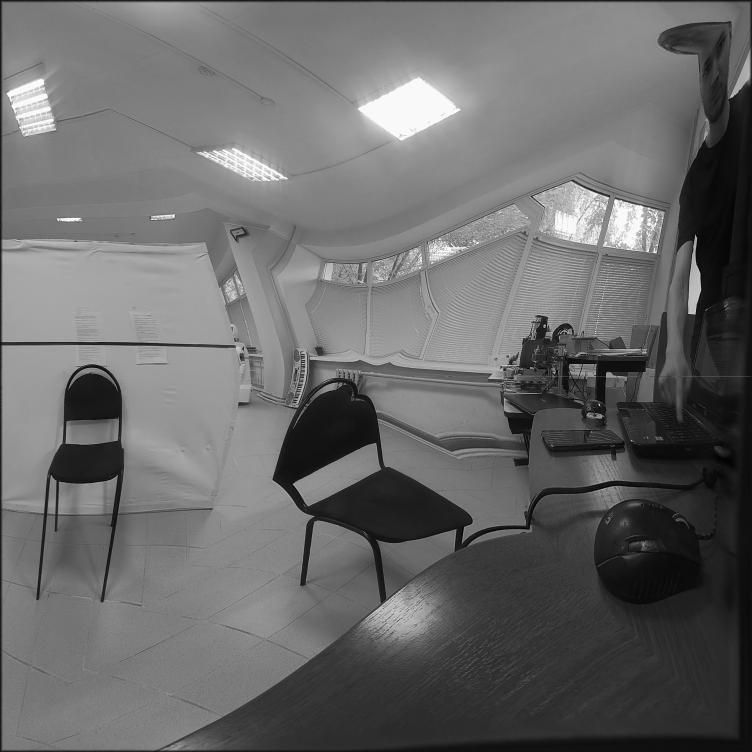
#> input picture img/New11.jpg, 3008 x 3008 px (shown at 1/4 size)
$ python stitch.py --first img/New11.jpg --second img/New22.jpg
#> lines starting #> are read from the running program, lines starting #| are printed output that depends on the picture; long printed decimals are rounded
### panorama.py
# import the necessary packages
import numpy as np
import imutils
import cv2

class Stitcher:
	def __init__(self):
		# determine if we are using OpenCV v3.X
		self.isv3 = imutils.is_cv3()

	def stitch(self, images, ratio=0.75, reprojThresh=4.0,
		showMatches=False):
		# unpack the images, then detect keypoints and extract
		# local invariant descriptors from them
		(imageB, imageA) = images
		(kpsA, featuresA) = self.detectAndDescribe(imageA)
		(kpsB, featuresB) = self.detectAndDescribe(imageB)
		# match features between the two images
		M = self.matchKeypoints(kpsA, kpsB,
			featuresA, featuresB, ratio, reprojThresh)

		# if the match is None, then there aren't enough matched
		# keypoints to create a panorama
		if M is None:
			return None

		# otherwise, apply a perspective warp to stitch the images
		# together
		(matches, H, status) = M
		result = cv2.warpPerspective(imageA, H,
			(imageA.shape[1] + imageB.shape[1], imageA.shape[0]))
		#result1 = cv2.warpPerspective(imageB, H,
		#	(imageA.shape[1] + imageB.shape[1], imageA.shape[0]))
		#cv2.imwrite("resultleft.jpg",result1)
		result[0:imageB.shape[0], 0:imageB.shape[1]] = imageB

		# check to see if the keypoint matches should be visualized
		if showMatches:
			vis = self.drawMatches(imageA, imageB, kpsA, kpsB, matches,
				status)

			# return a tuple of the stitched image and the
			# visualization
			return (result, vis)

		# return the stitched image
		return result

	def detectAndDescribe(self, image):
		# convert the image to grayscale
		gray = cv2.cvtColor(image, cv2.COLOR_BGR2GRAY)

		# check to see if we are using OpenCV 3.X
		#if self.isv3:
			# detect and extract features from the image

		"""
		descriptor = cv2.xfeatures2d.SIFT_create()
		(kps, features) = descriptor.detectAndCompute(image, None)
		"""

		orb = cv2.ORB_create()
		kps = orb.detect(image,None)
		kps, des = orb.compute(image,	kps)

		# otherwise, we are using OpenCV 2.4.X
		"""else:
			# detect keypoints in the image
			detector = cv2.FeatureDetector_create("SIFT")
			kps = detector.detect(gray)

			# extract features from the image
			extractor = cv2.DescriptorExtractor_create("SIFT")
			(kps, features) = extractor.compute(gray, kps)"""

		# convert the keypoints from KeyPoint objects to NumPy
		# arrays
		kps = np.float32([kp.pt for kp in kps])

		# return a tuple of keypoints and features
		return (kps, des)

	def matchKeypoints(self, kpsA, kpsB, featuresA, featuresB,
		ratio, reprojThresh):
		# compute the raw matches and initialize the list of actual
		# matches
		matcher = cv2.DescriptorMatcher_create("BruteForce")
		# [4 lines of commented-out code are left out]
		rawMatches = matcher.knnMatch(featuresA, featuresB, 2)
		matches = []

		# loop over the raw matches
		for m in rawMatches:
			# ensure the distance is within a certain ratio of each
			# other (i.e. Lowe's ratio test)
			if len(m) == 2 and m[0].distance < m[1].distance * ratio:
				matches.append((m[0].trainIdx, m[0].queryIdx))

		# computing a homography requires at least 4 matches
		if len(matches) > 4:
			# construct the two sets of points
			ptsA = np.float32([kpsA[i] for (_, i) in matches])
			ptsB = np.float32([kpsB[i] for (i, _) in matches])
			print(ptsA.dtype)
			print([kpsA[i] for (_, i) in matches])
			"""
			ptsB1 = np.float32([[2391.,1128.91],
			[2389.55,1326.73],
			[2502.47,1329.77],
			[2535.24,1495.66],
			[2588.34,1548.62],
			[2605.74,1446.40],
			[2661.89,1562.11],
			[2716.22,1593.61]]
			)
			ptsA1 = np.float32([[228.39,1187.70],
			[193.46,1402.63],
			[297.11,1413.44],
			[331.80,1576.22],
			[396.83,1626.58],
			[409.86,1522.65],
			[454.,1640.16],
			[525.89,1654.61]]
			)
			(H, status) = cv2.findHomography(ptsA1, ptsB1, cv2.RANSAC,
				reprojThresh)
			"""

			"""
			#NEW1-NEW2
			ptsB1 = np.float32([[2630.98,1543.13],
			[2520.20,1864.71],
			[2669.92,1494.41],
			[2657.72,1582.19],
			[2711.66,1553.72],
			[2711.92,1596.90]]
			)
			ptsA1 = np.float32([[295.09,1431.09],
			[232.92,1768.44],
			[334.72,1382.70],
			[322.10,1470.10],
			[384.59,1441.63],
			[385.10,1483.37]]
			)
			(H, status) = cv2.findHomography(ptsA1, ptsB1, cv2.RANSAC,
				reprojThresh)
			"""
			#print("ptsA1",ptsA1)
			print("ptsA ",ptsA)
			print("ptsAlen ",len(ptsA))
			print("ptsB ",ptsB)
			# compute the homography between the two sets of points
			(H, status) = cv2.findHomography(ptsA, ptsB, cv2.RANSAC,
				reprojThresh)


			# return the matches along with the homograpy matrix
			# and status of each matched point
			print("matches ",matches)
			print("status ",status)
			print("H ",H)
			return (matches, H, status)

		# otherwise, no homograpy could be computed
		print(len(matches))
		print("RLY?")
		return None

	def drawMatches(self, imageA, imageB, kpsA, kpsB, matches, status):
		# initialize the output visualization image
		(hA, wA) = imageA.shape[:2]
		(hB, wB) = imageB.shape[:2]
		vis = np.zeros((max(hA, hB), wA + wB, 3), dtype="uint8")
		vis[0:hA, 0:wA] = imageA
		vis[0:hB, wA:] = imageB

		# loop over the matches
		for ((trainIdx, queryIdx), s) in zip(matches, status):
			# only process the match if the keypoint was successfully
			# matched
			if s == 1:
				# draw the match
				ptA = (int(kpsA[queryIdx][0]), int(kpsA[queryIdx][1]))
				ptB = (int(kpsB[trainIdx][0]) + wA, int(kpsB[trainIdx][1]))
				cv2.line(vis, ptA, ptB, (0, 255, 0), 1)

		# return the visualization
		return vis

### stitch.py
# import the necessary packages
from panorama import Stitcher
import argparse
import imutils
import cv2

# construct the argument parse and parse the arguments
ap = argparse.ArgumentParser()
ap.add_argument("-f", "--first", required=True,
	help="path to the first image")
ap.add_argument("-s", "--second", required=True,
	help="path to the second image")
args = vars(ap.parse_args())

# load the two images and resize them to have a width of 400 pixels
# (for faster processing)
imageA = cv2.imread(args["first"])
#> imageA is the input picture: shape (3008, 3008, 3); min 0, max 255, mean 105.6
imageB = cv2.imread(args["second"])
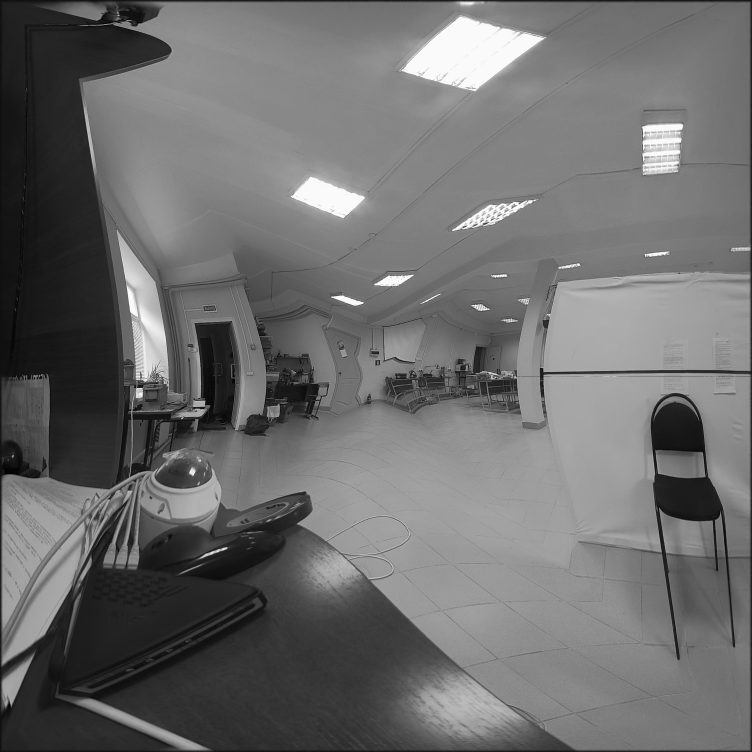
#> input picture img/New22.jpg, 3008 x 3008 px (shown at 1/4 size)
#> imageB is the input picture: shape (3008, 3008, 3); min 0, max 255, mean 109

#imageA = imutils.resize(imageA, width=400)
#imageB = imutils.resize(imageB, width=400)

cv2.imwrite("imgA.jpg",imageA)
cv2.imwrite("imgB.jpg",imageB)

# stitch the images together to create a panorama
stitcher = Stitcher()
(result, vis) = stitcher.stitch([imageA, imageB], showMatches=True)
#> in detectAndDescribe, `kps = orb.detect(image,None)`: kps = 500 keypoints; strongest (x, y, size): (568, 1553, 31), (1989, 1497, 31), (563, 1490, 37.2), (548, 1549, 37.2)
#> in detectAndDescribe, `kps = np.float32([kp.pt for kp in kps])`: kps = 500 pairs, first value 475.2 to 2726.8, second value 60.48 to 2192.2
#> in stitch, `(kpsA, featuresA) = self.detectAndDescribe(imageA)`: kpsA has the same summary as kps in detectAndDescribe
#> in detectAndDescribe (call 2), `kps = orb.detect(image,None)`: kps = 500 keypoints; strongest (x, y, size): (2780, 1257, 31), (2753, 1253, 31), (2394, 1617, 31), (2022, 1557, 31)
#> in stitch, `(kpsB, featuresB) = self.detectAndDescribe(imageB)`: kpsB = 500 pairs, first value 206 to 2782.8, second value 781.1 to 2120
#> in matchKeypoints, `rawMatches = matcher.knnMatch(featuresA, featuresB, 2)`: rawMatches = 500 matches
#> after the loop in matchKeypoints, `for m in rawMatches:`: matches = [(422, 129), (453, 144), (481, 168), (481, 253), (404, 285), (353, 298), (458, 419), (345, 457), (321, 484)]
#> in matchKeypoints, `ptsA = np.float32([kpsA[i] for (_, i) in matches])`: ptsA = [[1809.6, 921.6], [2174.4, 1486.8], [1981.2, 1108.8], [1981.4, 1108.8], [2581.6, 1017.8], [2315.5, 1054.1], [2580.4, 1017.7], [1887.1, 1221.3], [1444, 1211.1]]
#> in matchKeypoints, `ptsB = np.float32([kpsB[i] for (i, _) in matches])`: ptsB = [[696.7, 861], [2460.5, 800.2], [2777, 1250.5], [2777, 1250.5], [231.4, 875.9], [696.7, 860.5], [229.9, 874.9], [230.2, 875.1], [2782.1, 941.8]]
#| float32
#> (printed output is left out)
#| ptsA  [[1809.6001   921.600]
#|  [2174.4001  1486.8    ]
#|  [1981.2001  1108.8    ]
#|  [1981.4401  1108.8    ]
#|  [2581.6323  1017.7921 ]
#|  [2315.5203  1054.0801 ]
#|  [2580.3884  1017.723]
#|  [1887.1423  1221.2678 ]
#|  [1444.0223  1211.1155 ]]
#| ptsAlen  9
#| ptsB  [[ 696.730  860.9589 ]
#|  [2460.4514   800.2439 ]
#|  [2776.9658  1250.5305 ]
#|  [2776.9658  1250.5305 ]
#|  [ 231.414  875.889]
#|  [ 696.7297   860.5441 ]
#|  [ 229.921  874.894]
#|  [ 230.170  875.0593 ]
#|  [2782.0803   941.7601 ]]
#> in matchKeypoints, `(H, status) = cv2.findHomography(ptsA, ptsB, cv2.RANSAC, reprojThresh)`: H = [[-0.0784, -0.109, 246.6], [-0.287, -0.379, 874.8], [-0.000328, -0.000434, 1]]; status = [1, 0, 0, 0, 1, 0, 1, 1, 1]
#| matches  [(422, 129), (453, 144), (481, 168), (481, 253), (404, 285), (353, 298), (458, 419), (345, 457), (321, 484)]
#| status  [[1]
#|  [0]
#|  [0]
#|  [0]
#|  [1]
#|  [0]
#|  [1]
#|  [1]
#|  [1]]
#| H  [[-7.83645601e-02 -1.08927565e-01  2.46560696e+02]
#|  [-2.87153297e-01 -3.79497261e-01  8.74770645e+02]
#|  [-3.28078580e-04 -4.34076218e-04  1.00000000e+00]]
#> in stitch, `M = self.matchKeypoints(kpsA, kpsB, featuresA, featuresB, ratio, repro..`: M = ([(422, 129), (453, 144), (481, 168), (481, 253), (404, 285), (353, 298), (458, 419), (345, 457), (321, 484)], [[-0.0784, -0.109, 246.6], [-0.287, -0.379, 874.8], [-0.000328, -0.000434, 1]], [1, 0, 0, 0, 1, 0, 1, 1, 1])
#> in stitch, `(matches, H, status) = M`: status = [1, 0, 0, 0, 1, 0, 1, 1, 1]
#> in stitch, `result = cv2.warpPerspective(imageA, H, (imageA.shape[1] + imageB.shap..`:
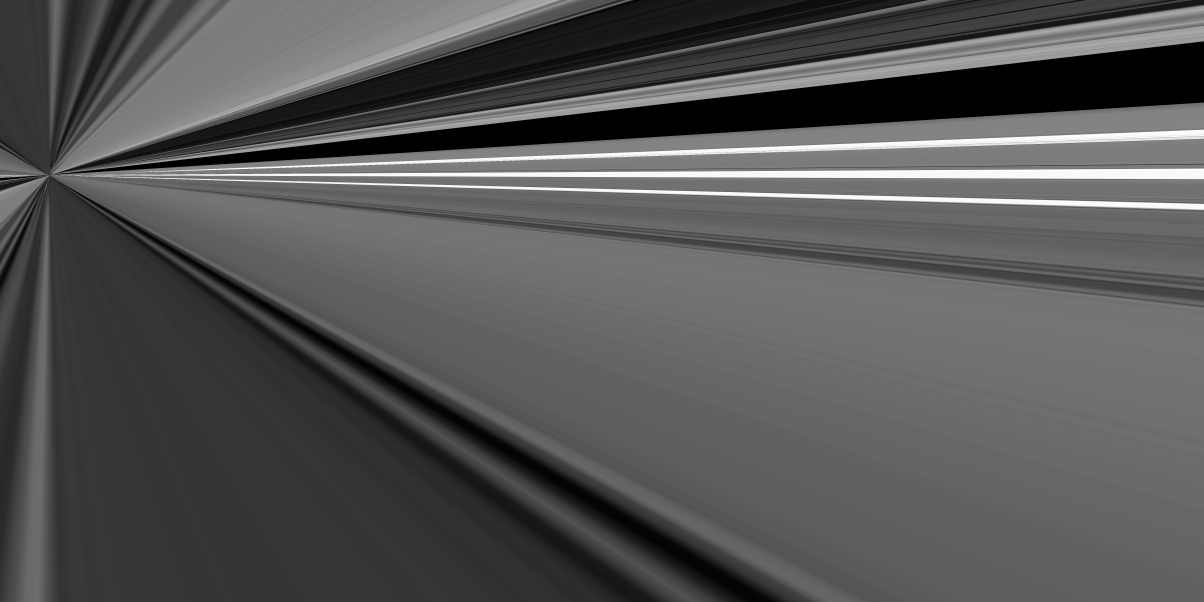
#> result: shape (3008, 6016, 3) (shown at 1/5 size); min 0, max 255, mean 85
#> in stitch, `result[0:imageB.shape[0], 0:imageB.shape[1]] = imageB`:
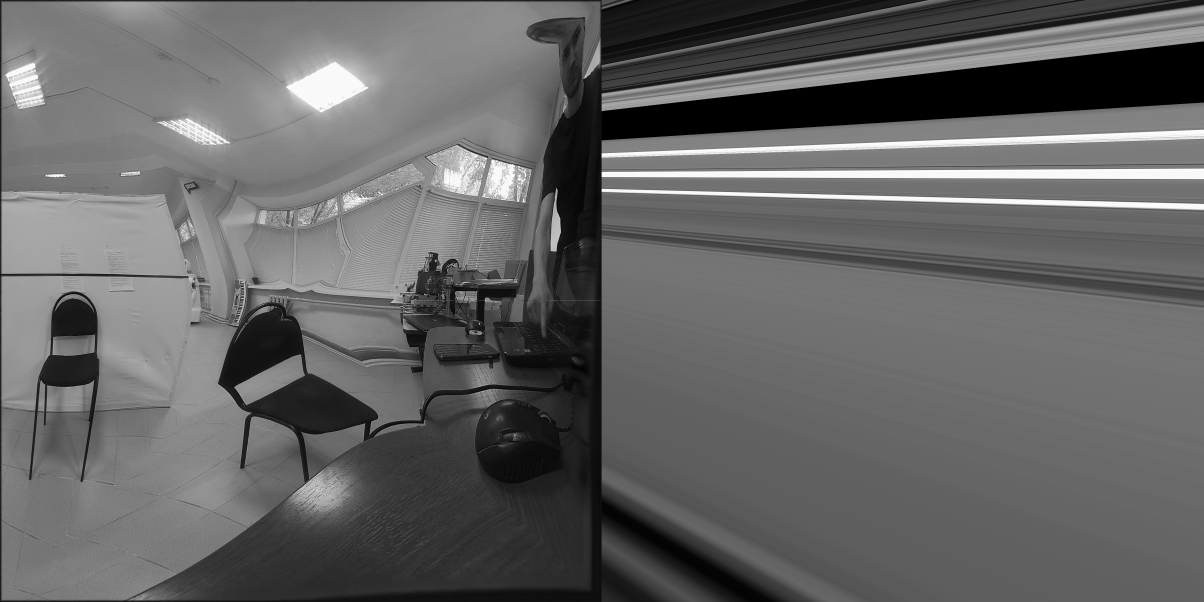
#> result: shape (3008, 6016, 3) (shown at 1/5 size); min 0, max 255, mean 100.8
#> in drawMatches, `vis[0:hA, 0:wA] = imageA`:
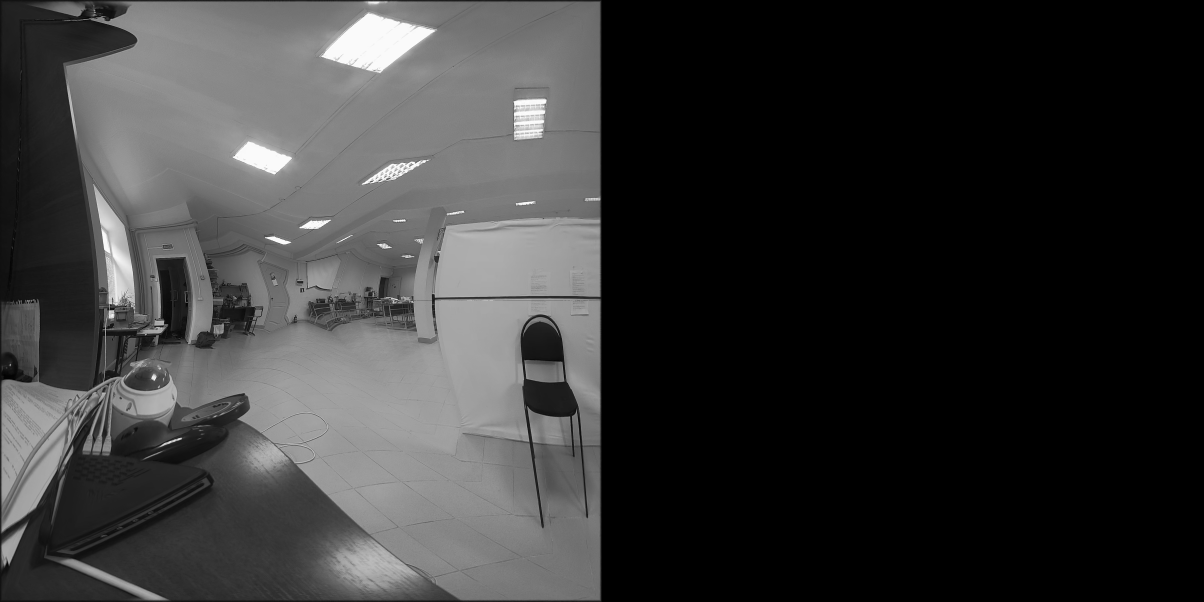
#> vis: shape (3008, 6016, 3) (shown at 1/5 size); min 0, max 255, mean 54.5
#> in drawMatches, `vis[0:hB, wA:] = imageB`:
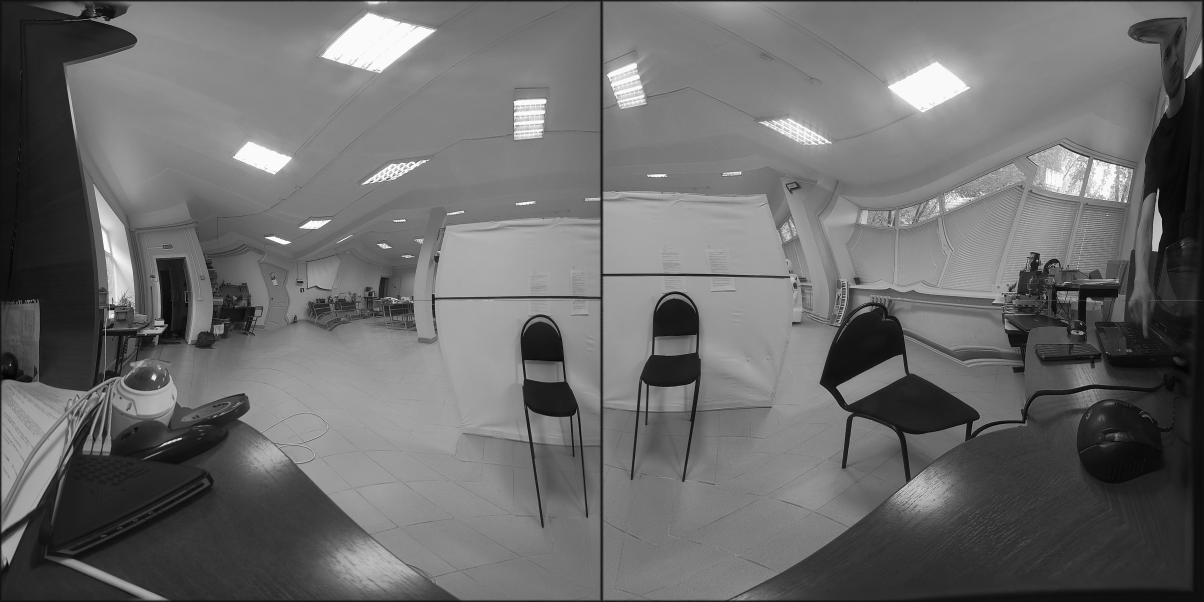
#> vis: shape (3008, 6016, 3) (shown at 1/5 size); min 0, max 255, mean 107.3
#> the loop in drawMatches, `for ((trainIdx, queryIdx), s) in zip(matches, status):` made 9 passes
#> (trainIdx, queryIdx, s, ptA, ptB) on passes 1, 5, 7, 8, 9: (422, 129, [1], (1809, 921), (3704, 860)), (404, 285, [1], (2581, 1017), (3239, 875)), (458, 419, [1], (2580, 1017), (3237, 874)), (345, 457, [1], (1887, 1221), (3238, 875)), (321, 484, [1], (1444, 1211), (5790, 941))
#> (trainIdx, queryIdx, s) on passes 2, 3, 4, 6: (453, 144, [0]), (481, 168, [0]), (481, 253, [0]), (353, 298, [0])

# show the images
"""
cv2.imshow("Image A", imageA)
cv2.imshow("Image B", imageB)
cv2.imshow("Keypoint Matches", vis)
cv2.imshow("Result", result)
"""
cv2.imwrite("visNew.jpg",vis)
cv2.imwrite("resultNew.jpg",result)
cv2.waitKey(0)
